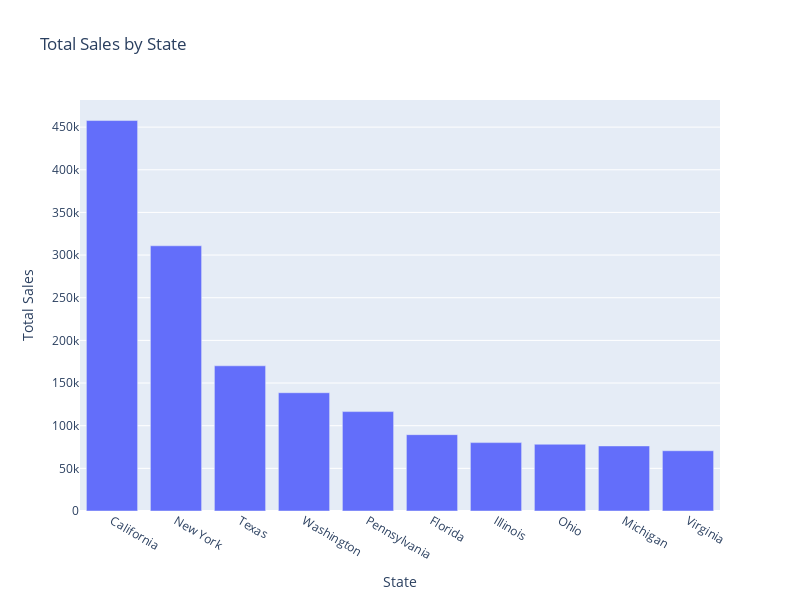

Notebook cell for this chart:
### Code cell
# Which states have the most sales?
import plotly.graph_objects as go
import plotly.express as px

state_profit = df.groupby('State')[['Sales', 'Profit']].sum().sort_values('Sales', ascending=False)

fig = px.bar(state_profit.reset_index().head(10), 
             x='State', y='Sales', labels={'Sales': 'Total Sales'},
             title='Total Sales by State',
             height=600, width=800)

fig.show()

### Figure 1 — Plotly figure (JSON) as saved in the notebook; plotly's stock layout.template omitted (floating-point values rounded to 4 significant figures)
{"data": [{"alignmentgroup": "True", "hovertemplate": "State=%{x}<br>Total Sales=%{y}<extra></extra>", "legendgroup": "", "marker": {"color": "#636efa", "pattern": {"shape": ""}}, "name": "", "offsetgroup": "", "orientation": "v", "showlegend": false, "textposition": "auto", "type": "bar", "x": ["California", "New York", "Texas", "Washington", "Pennsylvania", "Florida", "Illinois", "Ohio", "Michigan", "Virginia"], "xaxis": "x", "y": [457700.0, 310900.0, 170200.0, 138600.0, 116500.0, 89470.0, 80170.0, 78260.0, 76270.0, 70640.0], "yaxis": "y"}], "layout": {"barmode": "relative", "height": 600, "legend": {"tracegroupgap": 0}, "title": {"text": "Total Sales by State"}, "width": 800, "xaxis": {"anchor": "y", "domain": [0, 1], "title": {"text": "State"}}, "yaxis": {"anchor": "x", "domain": [0, 1], "title": {"text": "Total Sales"}}}}
